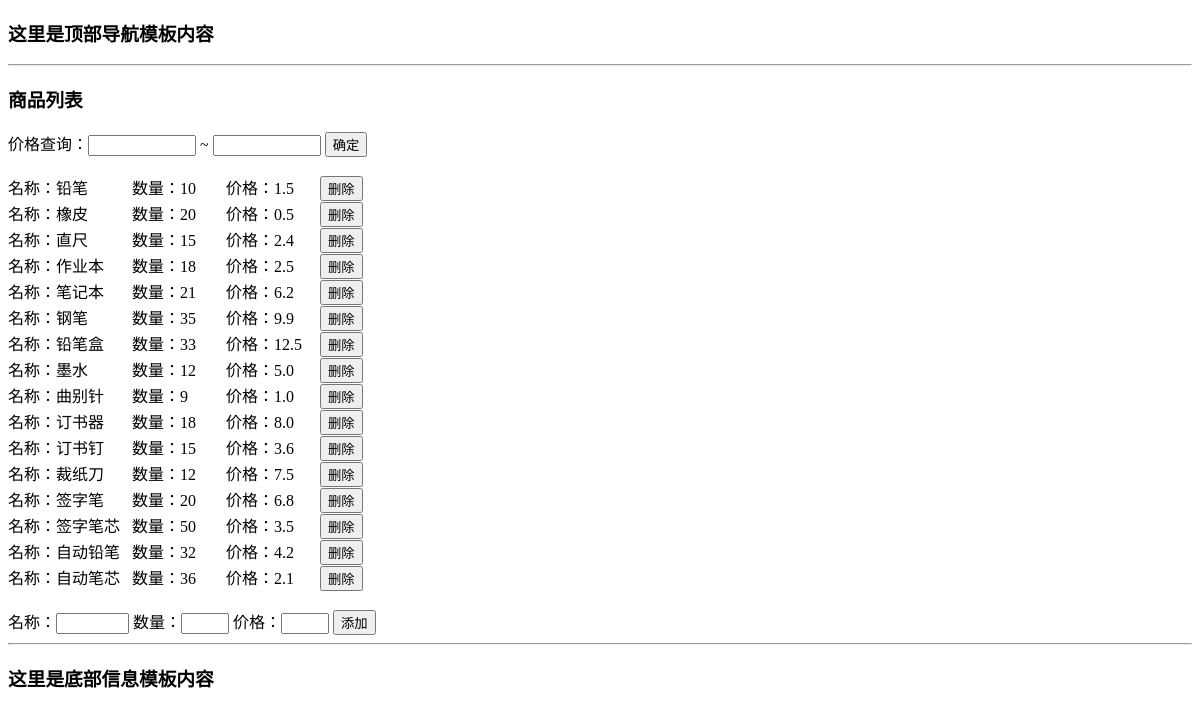
/goods_list/, run on an earlier commit of the app's database.
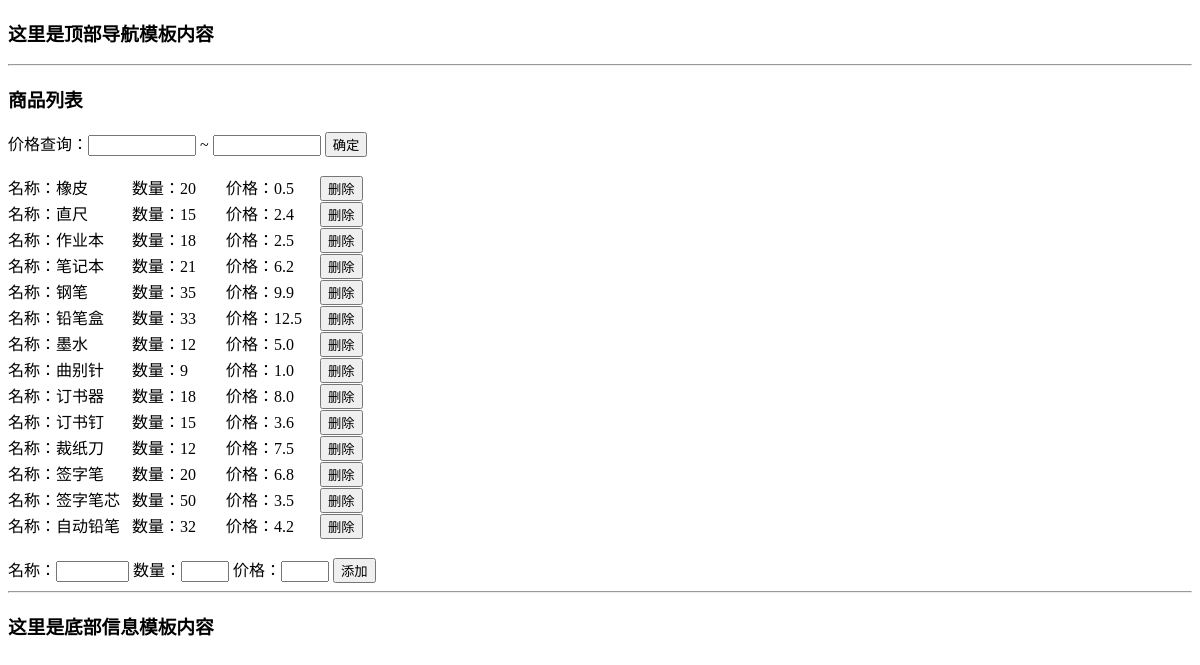
And on a later commit of the database.
### MySite/models.py (models this page shows, shortened)
class GoodsInfo(models.Model):
    goods_name = models.CharField(verbose_name='商品名称',max_length=30, primary_key=True)
    goods_number = models.IntegerField(verbose_name='数量')
    goods_price = models.FloatField(verbose_name='价格')
    class Meta:
        verbose_name_plural = '商品管理'
        verbose_name = '商品'
    def sales_volume(self):
        return self.goods_price*self.goods_number
    sales_volume.short_description = '总价格'
    goods_total = property(sales_volume)

### MySite/views.py (the view)
# urls.py: path('goods_list/', views.goods_list),
def goods_list(request):
    result = GoodsInfo.objects.all()
    content = {
        'title':'管理商品',
        'goods_list':result
    }
    return render(request, 'goods_list.html', content)

### MyWeb/context_processor.py (called while the page is built)
def getuserip(request):
    ip = request.META['REMOTE_ADDR']
    if ip == '127.0.0.1':
        return {'user_type':'本机用户'}
    return {'user_type':'外部用户(%s)'%ip}

### templates/goods_list.html (shortened to what this page needs)
{% extends 'base.html' %}
{% block content %}
    <h3>商品列表</h3>
    价格查询：<input type="text" style="display:inline-block;width:100px;" id="min_price"> ~
    <input type="text" style="display:inline-block;width:100px;" id="max_price">
    <button type="button" id="search">确定</button>
    <br>
    <br>
    <div id="list">
        {% for goods in goods_list %}
            <div id="{{ goods.goods_name }}">
                <label style="display:inline-block;width:120px;">名称：{{ goods.goods_name }}</label>
                <label style="display:inline-block;width:90px;">数量：{{ goods.goods_number }}</label>
                <label style="display:inline-block;width:90px;">价格：{{ goods.goods_price }}</label>
                <button class="delete" type="button" id="{{ goods.goods_name }}">删除</button>
                <br>
            </div>
        {% endfor %}
    </div>
    <br>
    名称：<input type="text" style="display:inline-block;width:65px;" id="goods_name">
    数量：<input type="text" style="display:inline-block;width:40px;" id="goods_number">
    价格：<input type="text" style="display:inline-block;width:40px;" id="goods_price">
    <button type="button" id="add">添加</button>
{% endblock %}

What changed in the data, as far as the page shows it:
removed GoodsInfo: goods_name "铅笔", goods_number "10", goods_price "1.5"
removed GoodsInfo: goods_name "自动笔芯", goods_number "36", goods_price "2.1"
